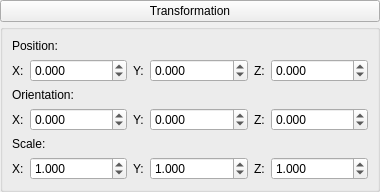
<?xml version="1.0" encoding="UTF-8"?>
<ui version="4.0">
 <class>TransformationPropertiesTab</class>
 <widget class="QWidget" name="TransformationPropertiesTab">
  <property name="geometry">
   <rect>
    <x>0</x>
    <y>0</y>
    <width>380</width>
    <height>182</height>
   </rect>
  </property>
  <property name="sizePolicy">
   <sizepolicy hsizetype="Expanding" vsizetype="Fixed">
    <horstretch>0</horstretch>
    <verstretch>0</verstretch>
   </sizepolicy>
  </property>
  <property name="windowTitle">
   <string>Form</string>
  </property>
  <layout class="QVBoxLayout" name="verticalLayout">
   <property name="spacing">
    <number>2</number>
   </property>
   <property name="leftMargin">
    <number>0</number>
   </property>
   <property name="topMargin">
    <number>0</number>
   </property>
   <property name="rightMargin">
    <number>0</number>
   </property>
   <property name="bottomMargin">
    <number>0</number>
   </property>
   <item>
    <widget class="QPushButton" name="tabToggle">
     <property name="text">
      <string>Transformation</string>
     </property>
     <property name="flat">
      <bool>false</bool>
     </property>
    </widget>
   </item>
   <item>
    <widget class="QGroupBox" name="groupBox">
     <property name="title">
      <string/>
     </property>
     <property name="alignment">
      <set>Qt::AlignLeading|Qt::AlignLeft|Qt::AlignTop</set>
     </property>
     <layout class="QVBoxLayout" name="verticalLayout_3" stretch="0">
      <item>
       <layout class="QVBoxLayout" name="verticalLayout_2">
        <item>
         <widget class="QLabel" name="label">
          <property name="text">
           <string>Position:</string>
          </property>
         </widget>
        </item>
        <item>
         <layout class="QHBoxLayout" name="horizontalLayout" stretch="0,1,0,1,0,1">
          <item>
           <widget class="QLabel" name="posXLabel">
            <property name="text">
             <string>X:</string>
            </property>
           </widget>
          </item>
          <item>
           <widget class="QDoubleSpinBox" name="posX">
            <property name="decimals">
             <number>3</number>
            </property>
            <property name="minimum">
             <double>-10000000.000000000000000</double>
            </property>
            <property name="maximum">
             <double>10000000.000000000000000</double>
            </property>
            <property name="singleStep">
             <double>0.100000000000000</double>
            </property>
           </widget>
          </item>
          <item>
           <widget class="QLabel" name="posYLabel">
            <property name="text">
             <string>Y:</string>
            </property>
           </widget>
          </item>
          <item>
           <widget class="QDoubleSpinBox" name="posY">
            <property name="decimals">
             <number>3</number>
            </property>
            <property name="minimum">
             <double>-10000000.000000000000000</double>
            </property>
            <property name="maximum">
             <double>10000000.000000000000000</double>
            </property>
            <property name="singleStep">
             <double>0.100000000000000</double>
            </property>
           </widget>
          </item>
          <item>
           <widget class="QLabel" name="posZLabel">
            <property name="text">
             <string>Z:</string>
            </property>
           </widget>
          </item>
          <item>
           <widget class="QDoubleSpinBox" name="posZ">
            <property name="decimals">
             <number>3</number>
            </property>
            <property name="minimum">
             <double>-10000000.000000000000000</double>
            </property>
            <property name="maximum">
             <double>10000000.000000000000000</double>
            </property>
            <property name="singleStep">
             <double>0.100000000000000</double>
            </property>
           </widget>
          </item>
         </layout>
        </item>
        <item>
         <widget class="QLabel" name="label_2">
          <property name="text">
           <string>Orientation:</string>
          </property>
         </widget>
        </item>
        <item>
         <layout class="QHBoxLayout" name="horizontalLayout_2" stretch="0,1,0,1,0,1">
          <item>
           <widget class="QLabel" name="rotXLabel">
            <property name="text">
             <string>X:</string>
            </property>
           </widget>
          </item>
          <item>
           <widget class="QDoubleSpinBox" name="rotX">
            <property name="decimals">
             <number>3</number>
            </property>
            <property name="minimum">
             <double>-10000000.000000000000000</double>
            </property>
            <property name="maximum">
             <double>10000000.000000000000000</double>
            </property>
            <property name="singleStep">
             <double>0.100000000000000</double>
            </property>
           </widget>
          </item>
          <item>
           <widget class="QLabel" name="rotYLabel">
            <property name="text">
             <string>Y:</string>
            </property>
           </widget>
          </item>
          <item>
           <widget class="QDoubleSpinBox" name="rotY">
            <property name="decimals">
             <number>3</number>
            </property>
            <property name="minimum">
             <double>-10000000.000000000000000</double>
            </property>
            <property name="maximum">
             <double>10000000.000000000000000</double>
            </property>
            <property name="singleStep">
             <double>0.100000000000000</double>
            </property>
           </widget>
          </item>
          <item>
           <widget class="QLabel" name="rotZLabel">
            <property name="text">
             <string>Z:</string>
            </property>
           </widget>
          </item>
          <item>
           <widget class="QDoubleSpinBox" name="rotZ">
            <property name="decimals">
             <number>3</number>
            </property>
            <property name="minimum">
             <double>-10000000.000000000000000</double>
            </property>
            <property name="maximum">
             <double>10000000.000000000000000</double>
            </property>
            <property name="singleStep">
             <double>0.100000000000000</double>
            </property>
           </widget>
          </item>
         </layout>
        </item>
        <item>
         <widget class="QLabel" name="label_3">
          <property name="text">
           <string>Scale:</string>
          </property>
         </widget>
        </item>
        <item>
         <layout class="QHBoxLayout" name="horizontalLayout_3" stretch="0,1,0,1,0,1">
          <item>
           <widget class="QLabel" name="scaleXLabel">
            <property name="text">
             <string>X:</string>
            </property>
           </widget>
          </item>
          <item>
           <widget class="QDoubleSpinBox" name="scaleX">
            <property name="decimals">
             <number>3</number>
            </property>
            <property name="minimum">
             <double>-10000000.000000000000000</double>
            </property>
            <property name="maximum">
             <double>10000000.000000000000000</double>
            </property>
            <property name="singleStep">
             <double>0.100000000000000</double>
            </property>
            <property name="value">
             <double>1.000000000000000</double>
            </property>
           </widget>
          </item>
          <item>
           <widget class="QLabel" name="scaleYLabel">
            <property name="text">
             <string>Y:</string>
            </property>
           </widget>
          </item>
          <item>
           <widget class="QDoubleSpinBox" name="scaleY">
            <property name="decimals">
             <number>3</number>
            </property>
            <property name="minimum">
             <double>-10000000.000000000000000</double>
            </property>
            <property name="maximum">
             <double>10000000.000000000000000</double>
            </property>
            <property name="singleStep">
             <double>0.100000000000000</double>
            </property>
            <property name="value">
             <double>1.000000000000000</double>
            </property>
           </widget>
          </item>
          <item>
           <widget class="QLabel" name="scaleZLabel">
            <property name="text">
             <string>Z:</string>
            </property>
           </widget>
          </item>
          <item>
           <widget class="QDoubleSpinBox" name="scaleZ">
            <property name="decimals">
             <number>3</number>
            </property>
            <property name="minimum">
             <double>-10000000.000000000000000</double>
            </property>
            <property name="maximum">
             <double>10000000.000000000000000</double>
            </property>
            <property name="singleStep">
             <double>0.100000000000000</double>
            </property>
            <property name="value">
             <double>1.000000000000000</double>
            </property>
           </widget>
          </item>
         </layout>
        </item>
       </layout>
      </item>
     </layout>
    </widget>
   </item>
  </layout>
 </widget>
 <resources/>
 <connections/>
</ui>
